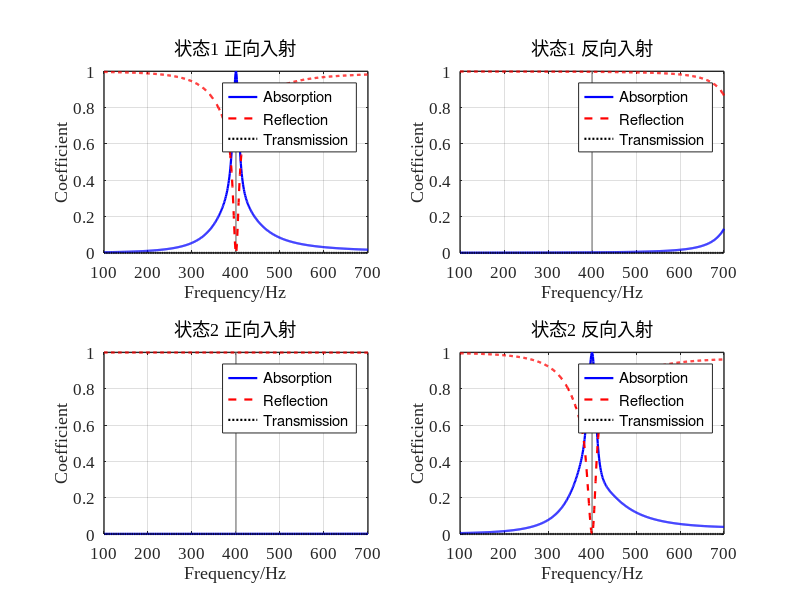
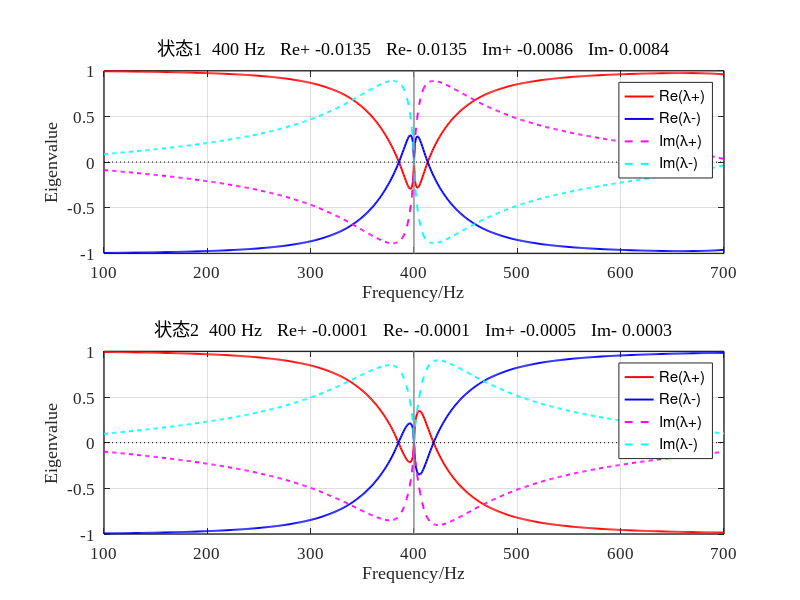

Here is the MATLAB script that generated these plots, in order:
clear;
clc;
close all;

%% 1. 基本参数

f = 100:1:700;
omega = 2*pi*f;
Nf = length(f);

rho0 = 1.29;
c0 = 343;
eta = 1.89e-5;
kappa = 0.026;
Cv = 712;
gamma = 1.4;

P0 = rho0*c0^2/gamma;
Z0 = rho0*c0;

nu = eta/rho0;
mu_bar = kappa/(rho0*Cv);

W = 30e-3;
L = 30e-3;
S = W*L;

Nc = 4;

%% 2. 四单胞结构参数

% 三层微穿孔板厚度（m）。两态共用。
t = 2e-3*ones(Nc,3);

% 12 个孔径（m）。每行一个单胞，三列是三块板。两态共用。
d = 1e-3 * [
    0.10523839  2.30889639  7.99639151;
    6.67688764  0.10287452  4.90627569;
    6.05055847  0.10000000  7.12840978;
    0.17713759  0.21444739  7.16823169
];

% 两侧对调锁在 400 Hz，并尽量让散射特征值并到一起。
H1 = 1e-3 * [
    10.00000000  10.00000000;
    79.79873067  10.00000000;
    79.97383299  10.00000000;
    29.26046627  10.00000000
];

H2 = 1e-3 * [
    34.36160335  33.22451717;
    10.00000000  76.21853906;
    10.00387098  80.00000000;
    64.24610608  25.05666164
];

n_holes = ones(Nc,3);
phi = pi*d.^2.*n_holes/(4*S);
weight = ones(1,Nc)/Nc;

%% 3. 折纸几何

a = 30;       % mm
hc = 20;      % mm
n0 = 4;
beta = 45;    % degree

%% 4. 微穿孔板阻抗（孔径不变，只算一次）

Zp = complex(zeros(Nc,3,Nf));

for s = 1:Nc
    for j = 1:3
        y = (d(s,j)/2)./sqrt(eta./(rho0*omega));
        q = y*sqrt(-1i);
        F = 1-2*besselj(1,q)./(q.*besselj(0,q));
        Z = 1i*omega*rho0*t(s,j)./(phi(s,j).*F) ...
          + sqrt(2)*eta*y./(phi(s,j)*d(s,j)) ...
          + 1i*0.85*omega*rho0*d(s,j)/phi(s,j);
        Zp(s,j,:) = reshape(Z,1,1,Nf);
    end
end

%% 5. Full Stinson Model（与腔高无关，只算一次）

N = 200;

Sv = zeros(1,Nf);
St = zeros(1,Nf);

for m = 0:N
    am = (2*m+1)*pi/W;
    for n = 0:N
        bn = (2*n+1)*pi/L;
        lambda2 = am^2+bn^2;
        wmn = 1/(am^2*bn^2);
        Sv = Sv + wmn*lambda2./(lambda2+1i*omega/nu);
        St = St + wmn*lambda2./(lambda2+1i*omega/mu_bar);
    end
end

Fv = 64*Sv/(W^2*L^2);
Ft = 64*St/(W^2*L^2);

rho_eff = rho0./(1-Fv);
K_eff = gamma*P0./(1+(gamma-1)*Ft);

k_eff = omega.*sqrt(rho_eff./K_eff);
Z_eff = sqrt(rho_eff.*K_eff);

%% 6. 两种腔高分别算正反向吸声

Hstate = cat(3,H1,H2);
alpha = zeros(2,2,Nf);
refl = zeros(2,2,Nf);
trans = zeros(2,Nf);
rfC = complex(zeros(2,Nf));
rbC = complex(zeros(2,Nf));
tauC = complex(zeros(2,Nf));

for state = 1:2
    H = Hstate(:,:,state);
    H_mm = H*1e3;
    h = H_mm/n0;

    if any(H_mm(:)<=0) || any(H_mm(:)>n0*hc)
        error('状态 %d 的腔高必须满足 0 < H <= %.0f mm。', state, n0*hc);
    end

    q = sqrt(max(0,hc^2-h.^2));
    V11 = a.*h.*q/16;
    V12 = h.*(a-hc).*q/(16*tand(beta));
    V13 = h.*q/24.*(hc/tand(beta)-q/2);
    V_mm3 = 8*n0.*(a^2.*h/8-V11-V12-V13);

    if any(V_mm3(:)<=0)
        error('状态 %d 的折纸腔体积出现非正值。', state);
    end

    H_eq = V_mm3*1e-9/S;

    fprintf('\n========== 状态 %d ==========\n', state);
    disp('实际腔高（mm）：');
    disp(H_mm);
    disp('等效腔高（mm）：');
    disp(H_eq*1e3);

    rf = complex(zeros(1,Nf));
    rb = complex(zeros(1,Nf));
    tau = complex(zeros(1,Nf));

    for ii = 1:Nf
        Y_total = complex(zeros(2,2));
        k = k_eff(ii);
        Z = Z_eff(ii);

        for s = 1:Nc
            Tp1 = [1,Zp(s,1,ii);0,1];
            Tp2 = [1,Zp(s,2,ii);0,1];
            Tp3 = [1,Zp(s,3,ii);0,1];

            Hc1 = H_eq(s,1);
            Hc2 = H_eq(s,2);
            Tc1 = [cos(k*Hc1),1i*Z*sin(k*Hc1);
                   1i*sin(k*Hc1)/Z,cos(k*Hc1)];
            Tc2 = [cos(k*Hc2),1i*Z*sin(k*Hc2);
                   1i*sin(k*Hc2)/Z,cos(k*Hc2)];

            Tm = Tp1*Tc1*Tp2*Tc2*Tp3;
            A = Tm(1,1);
            B = Tm(1,2);
            C = Tm(2,1);
            D = Tm(2,2);
            Ys = [D/B,C-A*D/B;1/B,-A/B];
            Y_total = Y_total+weight(s)*Ys;
        end

        Y11 = Y_total(1,1);
        Y12 = Y_total(1,2);
        Y21 = Y_total(2,1);
        Y22 = Y_total(2,2);

        A = -Y22/Y21;
        B = 1/Y21;
        C = Y12-Y11*Y22/Y21;
        D = Y11/Y21;

        den = A+B/Z0+C*Z0+D;
        tau(ii) = 2/den;
        rf(ii) = (A+B/Z0-C*Z0-D)/den;
        rb(ii) = (-A+B/Z0-C*Z0+D)/den;
    end

    alpha(state,1,:) = 1-abs(rf).^2-abs(tau).^2;
    alpha(state,2,:) = 1-abs(rb).^2-abs(tau).^2;
    refl(state,1,:) = abs(rf).^2;
    refl(state,2,:) = abs(rb).^2;
    trans(state,:) = abs(tau).^2;
    rfC(state,:) = rf;
    rbC(state,:) = rb;
    tauC(state,:) = tau;
end

%% 7. 同一频率上的两侧对调

af1 = squeeze(alpha(1,1,:)).';
ab1 = squeeze(alpha(1,2,:)).';
Rf1 = squeeze(refl(1,1,:)).';
Rb1 = squeeze(refl(1,2,:)).';
T1 = trans(1,:);
af2 = squeeze(alpha(2,1,:)).';
ab2 = squeeze(alpha(2,2,:)).';
Rf2 = squeeze(refl(2,1,:)).';
Rb2 = squeeze(refl(2,2,:)).';
T2 = trans(2,:);
joint = (af1-1).^2 + Rf1.^2 + T1.^2 + (Rb1-1).^2 + ab1.^2 ...
    + (ab2-1).^2 + Rb2.^2 + T2.^2 + (Rf2-1).^2 + af2.^2;
[~, iBest] = min(joint);
near = af1>=0.99 & Rf1<=0.01 & T1<=0.01 & Rb1>=0.99 & ab1<=0.01 ...
    & ab2>=0.99 & Rb2<=0.01 & T2<=0.01 & Rf2>=0.99 & af2<=0.01;
fp = [f(iBest), f(iBest)];

fprintf('\n========== 同一频率上的两侧对调 ==========\n');
fprintf('最好频率 %.0f Hz\n', f(iBest));
fprintf('状态1  正向吸声 %.4f  反射 %.4f  透射 %.4f\n', af1(iBest), Rf1(iBest), T1(iBest));
fprintf('状态1  反向吸声 %.4f  反射 %.4f  透射 %.4f\n', ab1(iBest), Rb1(iBest), T1(iBest));
fprintf('状态2  正向吸声 %.4f  反射 %.4f  透射 %.4f\n', af2(iBest), Rf2(iBest), T2(iBest));
fprintf('状态2  反向吸声 %.4f  反射 %.4f  透射 %.4f\n', ab2(iBest), Rb2(iBest), T2(iBest));
fprintf('接近这一标准的频率点 %d 个：', sum(near));
fprintf(' %.0f', f(near));
fprintf(' Hz\n');

%% 8. 绘图

titles = { ...
    '状态1 正向入射', '状态1 反向入射', ...
    '状态2 正向入射', '状态2 反向入射'};
side = [1 2 1 2];
stateId = [1 1 2 2];

figure('Color','w','Position',[40 40 1100 760]);
for p = 1:4
    subplot(2,2,p);
    st = stateId(p);
    sd = side(p);
    hold on;
    plot([fp(st) fp(st)], [0 1], 'Color', [0.55 0.55 0.55], 'LineWidth', 1.0, 'HandleVisibility', 'off');
    hA = plot(f, squeeze(alpha(st,sd,:)), 'b-', 'LineWidth', 1.6);
    hR = plot(f, squeeze(refl(st,sd,:)), 'r--', 'LineWidth', 1.6);
    hT = plot(f, trans(st,:), 'k:', 'LineWidth', 1.6);
    grid on; box on;
    xlim([100 700]); ylim([0 1]);
    xticks(100:100:700); yticks(0:0.2:1);
    xlabel('Frequency/Hz'); ylabel('Coefficient');
    title(titles{p}, 'FontWeight', 'normal');
    legend([hA, hR, hT], {'Absorption', 'Reflection', 'Transmission'}, 'Location', 'best');
    set(gca, 'FontName', 'Times New Roman', 'FontSize', 12, 'LineWidth', 1.0, 'TickDir', 'in');
end

outDir = fileparts(mfilename('fullpath'));
if isempty(outDir)
    outDir = pwd;
end
print(gcf, fullfile(outDir, 'ep_reversal_result.png'), '-dpng', '-r140');

%% 9. 并联后散射矩阵的两个特征值
% 与单胞同一写法。四单元并联后仍是一条双端口，
%   S = [ tau , rb ;
%         rf  , tau ]
%   λ+ = tau + sqrt(rf*rb)
%   λ- = tau - sqrt(rf*rb)
% 一边反射振幅接近 0 时，sqrt(rf*rb) 接近 0，两条特征值靠在一起。
% 开方沿频率连续跟踪，避免主值开方把 λ+ 和 λ- 对调。

lamP = complex(zeros(2,Nf));
lamM = complex(zeros(2,Nf));
for state = 1:2
    rf = rfC(state,:);
    rb = rbC(state,:);
    tau = tauC(state,:);
    delta = sqrt(rf.*rb);
    plus = tau+delta;
    minus = tau-delta;
    for ii = 2:Nf
        if abs(plus(ii)-plus(ii-1))+abs(minus(ii)-minus(ii-1)) ...
                > abs(plus(ii)-minus(ii-1))+abs(minus(ii)-plus(ii-1))
            tmp = plus(ii);
            plus(ii) = minus(ii);
            minus(ii) = tmp;
        end
    end
    lamP(state,:) = plus;
    lamM(state,:) = minus;
end

i400 = find(f==400, 1);
fprintf('\n========== 散射矩阵特征值 ==========\n');
for state = 1:2
    fprintf('状态%d  400 Hz\n', state);
    fprintf('  Re(λ+) % .6f   Re(λ-) % .6f\n', real(lamP(state,i400)), real(lamM(state,i400)));
    fprintf('  Im(λ+) % .6f   Im(λ-) % .6f\n', imag(lamP(state,i400)), imag(lamM(state,i400)));
    fprintf('  |λ+-λ-| %.6e\n', abs(lamP(state,i400)-lamM(state,i400)));
end

eigTitle = {'状态1', '状态2'};
figure('Color','w','Position',[80 40 1000 820]);
for st = 1:2
    subplot(2,1,st);
    hold on;
    h1 = plot(f, real(lamP(st,:)), 'r-', 'LineWidth', 1.4);
    h2 = plot(f, real(lamM(st,:)), 'b-', 'LineWidth', 1.4);
    h3 = plot(f, imag(lamP(st,:)), 'm--', 'LineWidth', 1.4);
    h4 = plot(f, imag(lamM(st,:)), 'c--', 'LineWidth', 1.4);
    plot([100 700], [0 0], 'k:', 'HandleVisibility', 'off');
    yl = ylim;
    plot([400 400], yl, 'Color', [0.55 0.55 0.55], 'LineWidth', 1.0, 'HandleVisibility', 'off');
    ylim(yl);
    grid on; box on;
    xlim([100 700]);
    xticks(100:100:700);
    xlabel('Frequency/Hz'); ylabel('Eigenvalue');
    title(sprintf('%s  400 Hz   Re+ %.4f   Re- %.4f   Im+ %.4f   Im- %.4f', ...
        eigTitle{st}, real(lamP(st,i400)), real(lamM(st,i400)), ...
        imag(lamP(st,i400)), imag(lamM(st,i400))), 'FontWeight', 'normal');
    legend([h1 h2 h3 h4], {'Re(\lambda+)','Re(\lambda-)','Im(\lambda+)','Im(\lambda-)'}, 'Location', 'northeast');
    set(gca, 'FontName', 'Times New Roman', 'FontSize', 12, 'LineWidth', 1.0, 'TickDir', 'in');
end
print(gcf, fullfile(outDir, 'ep_reversal_eigenvalues.png'), '-dpng', '-r140');

% 工作区：两个状态、λ+ 和 λ-、实部和虚部，每个都是一整条频率曲线。
Frequency_Hz = f(:);
State1_Re_plus = real(lamP(1,:)).';
State1_Im_plus = imag(lamP(1,:)).';
State1_Re_minus = real(lamM(1,:)).';
State1_Im_minus = imag(lamM(1,:)).';
State2_Re_plus = real(lamP(2,:)).';
State2_Im_plus = imag(lamP(2,:)).';
State2_Re_minus = real(lamM(2,:)).';
State2_Im_minus = imag(lamM(2,:)).';
EigenvalueData = [ ...
    Frequency_Hz, ...
    State1_Re_plus, State1_Im_plus, State1_Re_minus, State1_Im_minus, ...
    State2_Re_plus, State2_Im_plus, State2_Re_minus, State2_Im_minus];
EigenvalueNames = { ...
    'Frequency_Hz', ...
    'State1_Re_plus', 'State1_Im_plus', 'State1_Re_minus', 'State1_Im_minus', ...
    'State2_Re_plus', 'State2_Im_plus', 'State2_Re_minus', 'State2_Im_minus'};

fid = fopen(fullfile(outDir, 'ep_reversal_eigenvalues.csv'), 'w');
fprintf(fid, '%s', EigenvalueNames{1});
for k = 2:numel(EigenvalueNames)
    fprintf(fid, ',%s', EigenvalueNames{k});
end
fprintf(fid, '\n');
for ii = 1:Nf
    fprintf(fid, '%.1f', EigenvalueData(ii,1));
    fprintf(fid, ',%.8f', EigenvalueData(ii,2:end));
    fprintf(fid, '\n');
end
fclose(fid);
fprintf('工作区已有 8 条曲线，每条 %d 个数，400 Hz 是第 %d 行。\n', Nf, i400);
fprintf('State1_Re_plus  State1_Im_plus  State1_Re_minus  State1_Im_minus\n');
fprintf('State2_Re_plus  State2_Im_plus  State2_Re_minus  State2_Im_minus\n');
disp(EigenvalueNames);
disp(EigenvalueData(i400,:));
fprintf('图已保存。\n');
